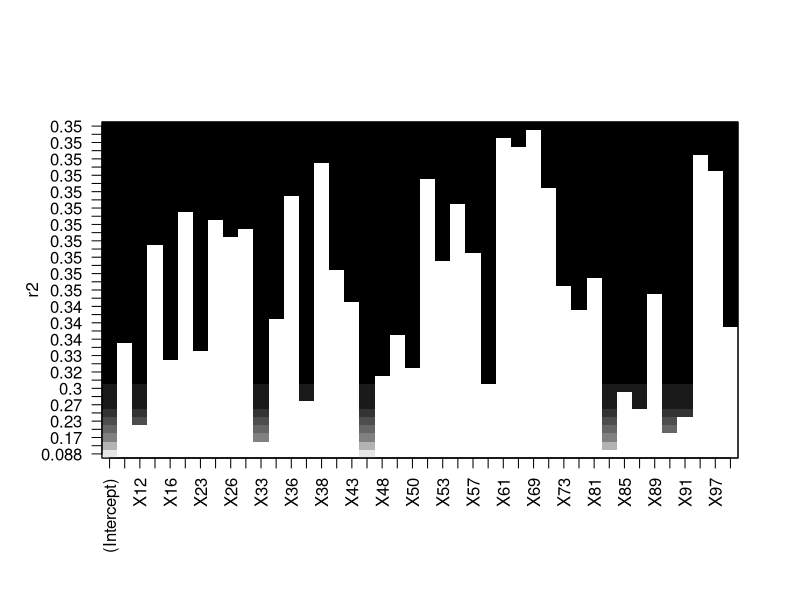

Generate this figure with R: (Note: this script raises an error after producing the figure.)
#install.packages('leaps')
library('leaps')

# 3 classes sur les données clas_data
# 500 observations de 50 variables
clas_data <- read.table('TPN1_a22_clas_app.txt')

# 500 observations de 100 variables
reg_data <- read.table('TPN1_a22_reg_app.txt')

# Partie 1 : Sélection des prédicteurs
# exhaustive ?









cross_valid <- function(data, K) {
  
  reg <- lm(y~., data = data)
  lm_pred <-  summary(reg)$coefficients[,4]<0.001
  lm_pred_names <- names(lm_pred)[lm_pred]
  
  new_data <- data[lm_pred] 
  new_data$y <- data$y
  
  n <- nrow(new_data)
  folds <- sample(1:K, n, replace = TRUE)
  CV <- rep(0,length(new_data))
  
  
  reg.fit <- regsubsets(y~., data=new_data, method = 'forward', nvmax=length(lm_pred_names))
  plot(reg.fit, scale = "r2")
  
  summary(reg.fit)$which
  
  for (i in (1:length(new_data)-1)){
    for (k in (1:K)) {
      names(new_data[summary(reg.fit)$which[i,]])
      #vect <- names(new_data[summary(reg.fit)$which[i,]])
      vect <- new_data[summary(reg.fit)$which[i,]] 
      vect$y <- new_data$y
      reg <- lm(y~.,data=vect[folds!=k,])
      
      pred <- predict(reg,newdata=new_data[folds==k,])
      CV[i] <- CV[i]+ sum((new_data$y[folds==k]-pred)^2)
    }
    CV[i]<-CV[i]/n
  }
  plot(CV)
}





cross_valid(reg_data, 5)
